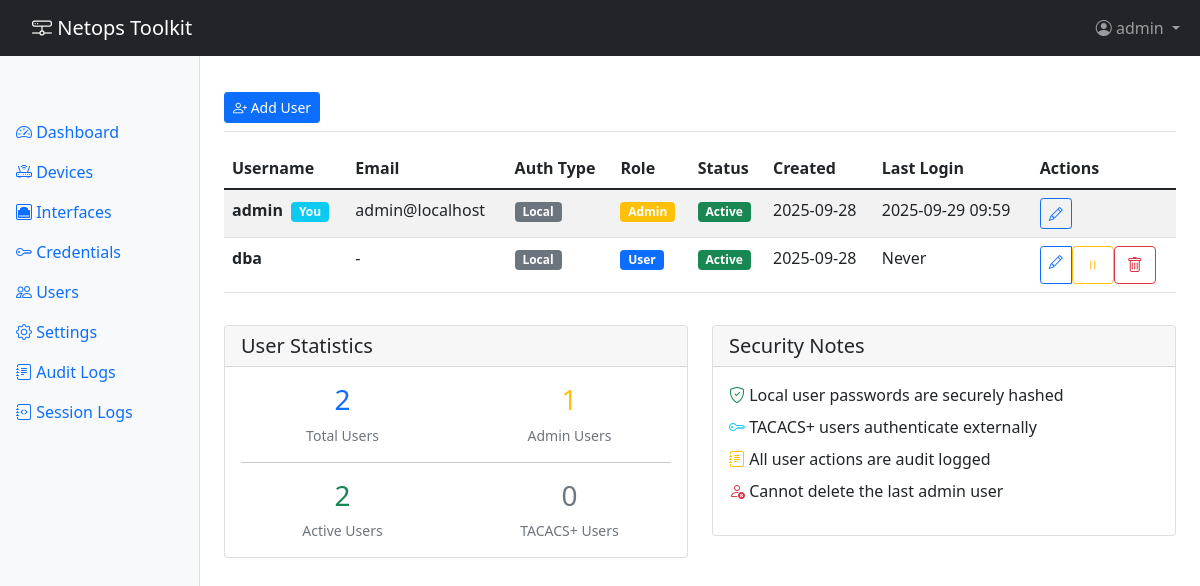
The app's page /auth/users (signed in) with its own data.
### app/models.py (models this page shows, shortened)
class User(UserMixin, db.Model):
    __tablename__ = 'users'
    id = db.Column(db.Integer, primary_key=True)
    username = db.Column(db.String(80), unique=True, nullable=False)
    email = db.Column(db.String(120), unique=True, nullable=True)
    password_hash = db.Column(db.String(255), nullable=True)  # Null for TACACS users
    auth_type = db.Column(db.String(20), nullable=False, default='local')  # 'local' or 'tacacs'
    is_active = db.Column(db.Boolean, default=True)
    is_admin = db.Column(db.Boolean, default=False)
    created_at = db.Column(db.DateTime, default=datetime.utcnow)
    last_login = db.Column(db.DateTime)
    audit_logs = db.relationship('AuditLog', backref='user', lazy='dynamic')

### app/routes/auth_routes.py (the view)
@auth_bp.route('/users')
@login_required
def users():
    if not current_user.is_admin:
        flash('Admin access required', 'danger')
        return redirect(url_for('main.index'))
    all_users = User.query.all()
    return render_template('auth/users.html', users=all_users)

### app/templates/auth/users.html (shortened to what this page needs)
{% extends "base.html" %}
{% block content %}
<div class="d-flex justify-content-between flex-wrap flex-md-nowrap align-items-center pt-3 pb-2 mb-3 border-bottom">
    <div class="btn-toolbar mb-2 mb-md-0">
        <div class="btn-group me-2">
            <a href="{{ url_for('auth.register') }}" class="btn btn-sm btn-primary">
                <i class="bi bi-person-plus"></i> Add User
            </a>
        </div>
    </div>
</div>
<div class="table-responsive">
    <table class="table table-striped table-hover">
        <thead>
            <tr>
                <th>Username</th>
                <th>Email</th>
                <th>Auth Type</th>
                <th>Role</th>
                <th>Status</th>
                <th>Created</th>
                <th>Last Login</th>
                <th>Actions</th>
            </tr>
        </thead>
        <tbody>
            {% for user in users %}
            <tr>
                <td>
                    <strong>{{ user.username }}</strong>
                    {% if user.id == current_user.id %}
                    <span class="badge bg-info ms-1">You</span>
                    {% endif %}
                </td>
                <td>{{ user.email or '-' }}</td>
                <td>
                    <span class="badge bg-secondary">{{ user.auth_type|title }}</span>
                </td>
                <td>
                    {% if user.is_admin %}
                    <span class="badge bg-warning">Admin</span>
                    {% else %}
                    <span class="badge bg-primary">User</span>
                    {% endif %}
                </td>
                <td>
                    {% if user.is_active %}
                    <span class="badge bg-success">Active</span>
                    {% else %}
                    <span class="badge bg-danger">Inactive</span>
                    {% endif %}
                </td>
                <td>{{ user.created_at.strftime('%Y-%m-%d') if user.created_at else '-' }}</td>
                <td>{{ user.last_login.strftime('%Y-%m-%d %H:%M') if user.last_login else 'Never' }}</td>
                <td>
                    <div class="btn-group btn-group-sm" role="group">
                        <a href="{{ url_for('auth.edit_user', user_id=user.id) }}"
                           class="btn btn-outline-primary" title="Edit User">
                            <i class="bi bi-pencil"></i>
                        </a>
                        {% if user.id != current_user.id %}
                        <form method="POST" action="{{ url_for('auth.toggle_user_status', user_id=user.id) }}"
                              style="display: inline;">
                            <button type="submit"
                                    class="btn btn-outline-{% if user.is_active %}warning{% else %}success{% endif %}"
                                    title="{% if user.is_active %}Deactivate{% else %}Activate{% endif %} User"
                                    onclick="return confirm('Are you sure you want to {% if user.is_active %}deactivate{% else %}activate{% endif %} this user?');">
                                <i class="bi bi-{% if user.is_active %}pause{% else %}play{% endif %}"></i>
                            </button>
                        </form>
                        {% if not (user.is_admin and users|selectattr('is_admin')|list|length <= 1) %}
                        <form method="POST" action="{{ url_for('auth.delete_user', user_id=user.id) }}"
                              style="display: inline;"
                              onsubmit="return confirm('Are you sure you want to delete user {{ user.username }}? This action cannot be undone.');">
                            <button type="submit" class="btn btn-outline-danger" title="Delete User">
                                <i class="bi bi-trash"></i>
                            </button>
                        </form>
                        {% endif %}
                        {% endif %}
                    </div>
                </td>
            </tr>
            {% else %}
            <tr>
                <td colspan="8" class="text-center text-muted">
                    No users found.
                </td>
            </tr>
            {% endfor %}
        </tbody>
    </table>
</div>
<div class="mt-3">
    <div class="row">
        <div class="col-md-6">
            <div class="card">
                <div class="card-header">
                    <h5 class="card-title mb-0">User Statistics</h5>
                </div>
                <div class="card-body">
                    <div class="row">
                        <div class="col-6">
                            <div class="text-center">
                                <div class="h3 text-primary">{{ users|length }}</div>
                                <div class="small text-muted">Total Users</div>
                            </div>
                        </div>
                        <div class="col-6">
                            <div class="text-center">
                                <div class="h3 text-warning">{{ users|selectattr('is_admin')|list|length }}</div>
                                <div class="small text-muted">Admin Users</div>
                            </div>
                        </div>
                    </div>
                    <hr>
                    <div class="row">
                        <div class="col-6">
                            <div class="text-center">
                                <div class="h3 text-success">{{ users|selectattr('is_active')|list|length }}</div>
                                <div class="small text-muted">Active Users</div>
                            </div>
                        </div>
                        <div class="col-6">
                            <div class="text-center">
                                <div class="h3 text-secondary">{{ users|selectattr('auth_type', 'equalto', 'tacacs')|list|length }}</div>
                                <div class="small text-muted">TACACS+ Users</div>
                            </div>
                        </div>
                    </div>
                </div>
            </div>
        </div>
        <div class="col-md-6">
            <div class="card">
                <div class="card-header">
                    <h5 class="card-title mb-0">Security Notes</h5>
                </div>
                <div class="card-body">
                    <ul class="list-unstyled">
                        <li class="mb-2">
                            <i class="bi bi-shield-check text-success"></i>
                            Local user passwords are securely hashed
                        </li>
                        <li class="mb-2">
                            <i class="bi bi-key text-info"></i>
                            TACACS+ users authenticate externally
                        </li>
                        <li class="mb-2">
                            <i class="bi bi-journal-text text-warning"></i>
                            All user actions are audit logged
                        </li>
                        <li class="mb-2">
                            <i class="bi bi-person-x text-danger"></i>
                            Cannot delete the last admin user
                        </li>
                    </ul>
                </div>
            </div>
        </div>
    </div>
</div>
{% endblock %}

### app/templates/base.html (shortened to what this page needs)
<!DOCTYPE html>
<html lang="en">
<head>
    <link href="https://cdn.jsdelivr.net/npm/bootstrap@5.1.3/dist/css/bootstrap.min.css" rel="stylesheet">
    <link href="https://cdn.jsdelivr.net/npm/bootstrap-icons@1.7.2/font/bootstrap-icons.css" rel="stylesheet">
</head>
<body>
    <nav class="navbar navbar-expand-lg navbar-dark bg-dark fixed-top">
        <div class="container-fluid">
            <a class="navbar-brand" href="{{ url_for('main.index') }}">
                <i class="bi bi-hdd-network"></i> Netops Toolkit
            </a>
            <div class="collapse navbar-collapse" id="navbarNav">
                <ul class="navbar-nav ms-auto">
                    {% if current_user.is_authenticated %}
                    <li class="nav-item dropdown">
                        <a class="nav-link dropdown-toggle" href="#" id="userDropdown" role="button" data-bs-toggle="dropdown">
                            <i class="bi bi-person-circle"></i> {{ current_user.username }}
                        </a>
                    </li>
                    {% endif %}
                </ul>
            </div>
        </div>
    </nav>
    <div class="container-fluid">
        <div class="row">
            {% if current_user.is_authenticated %}
            <nav class="col-md-2 d-md-block bg-light sidebar">
                <div class="sidebar-sticky">
                    <ul class="nav flex-column">
                        <li class="nav-item">
                            <a class="nav-link {% if request.endpoint == 'main.dashboard' %}active{% endif %}" href="{{ url_for('main.dashboard') }}">
                                <i class="bi bi-speedometer2"></i> Dashboard
                            </a>
                        </li>
                        <li class="nav-item">
                            <a class="nav-link {% if 'devices' in request.endpoint %}active{% endif %}" href="{{ url_for('devices.list_devices') }}">
                                <i class="bi bi-router"></i> Devices
                            </a>
                        </li>
                        <li class="nav-item">
                            <a class="nav-link {% if 'interfaces' in request.endpoint %}active{% endif %}" href="{{ url_for('interfaces.list_interfaces') }}">
                                <i class="bi bi-ethernet"></i> Interfaces
                            </a>
                        </li>
                        <li class="nav-item">
                            <a class="nav-link {% if 'credentials' in request.endpoint %}active{% endif %}" href="{{ url_for('credentials.list_credentials') }}">
                                <i class="bi bi-key"></i> Credentials
                            </a>
                        </li>
                        {% if current_user.is_admin %}
                        <li class="nav-item">
                            <a class="nav-link {% if 'users' in request.endpoint %}active{% endif %}" href="{{ url_for('auth.users') }}">
                                <i class="bi bi-people"></i> Users
                            </a>
                        </li>
                        <li class="nav-item">
                            <a class="nav-link {% if 'settings' in request.endpoint %}active{% endif %}" href="{{ url_for('settings.index') }}">
                                <i class="bi bi-gear"></i> Settings
                            </a>
                        </li>
                        <li class="nav-item">
                            <a class="nav-link {% if 'audit' in request.endpoint %}active{% endif %}" href="{{ url_for('settings.audit_logs') }}">
                                <i class="bi bi-journal-text"></i> Audit Logs
                            </a>
                        </li>
                        <li class="nav-item">
                            <a class="nav-link {% if 'session_logs' in request.endpoint %}active{% endif %}" href="{{ url_for('session_logs.index') }}">
                                <i class="bi bi-journal-code"></i> Session Logs
                            </a>
                        </li>
                        {% endif %}
                    </ul>
                </div>
            </nav>
            {% endif %}
            <main class="{% if current_user.is_authenticated %}col-md-9 ms-sm-auto col-lg-10 px-md-4{% else %}col-12{% endif %}">
                {% block content %}{% endblock %}
            </main>
        </div>
    </div>
</body>
</html>

### app/templates/base.html (style rules this page uses)
body { padding-top: 56px; }
.sidebar { position: fixed; top: 56px; bottom: 0; left: 0; z-index: 100; padding: 48px 0 0; box-shadow: inset -1px 0 0 rgba(0, 0, 0, .1); }
.sidebar-sticky { position: sticky; top: 0; height: calc(100vh - 56px); padding-top: .5rem; overflow-x: hidden; overflow-y: auto; }
main { padding-top: 20px; }
.navbar-brand { padding-left: 20px; }

### records on screen
User: username "admin", shows "You", email "admin@localhost", auth_type "Local", is_admin "Admin", is_active "Active", created_at "2025-09-28", last_login "2025-09-29 09:59"
User: username "dba", email "-", auth_type "Local", is_admin "User", is_active "Active", created_at "2025-09-28", last_login "Never"

### other values on screen
{{ users|length }} "2"
{{ users|selectattr('is_admin')|list|length }} "1"
{{ users|selectattr('is_active')|list|length }} "2"
{{ users|selectattr('auth_type', 'equalto', 'tacacs')|list|length }} "0"
